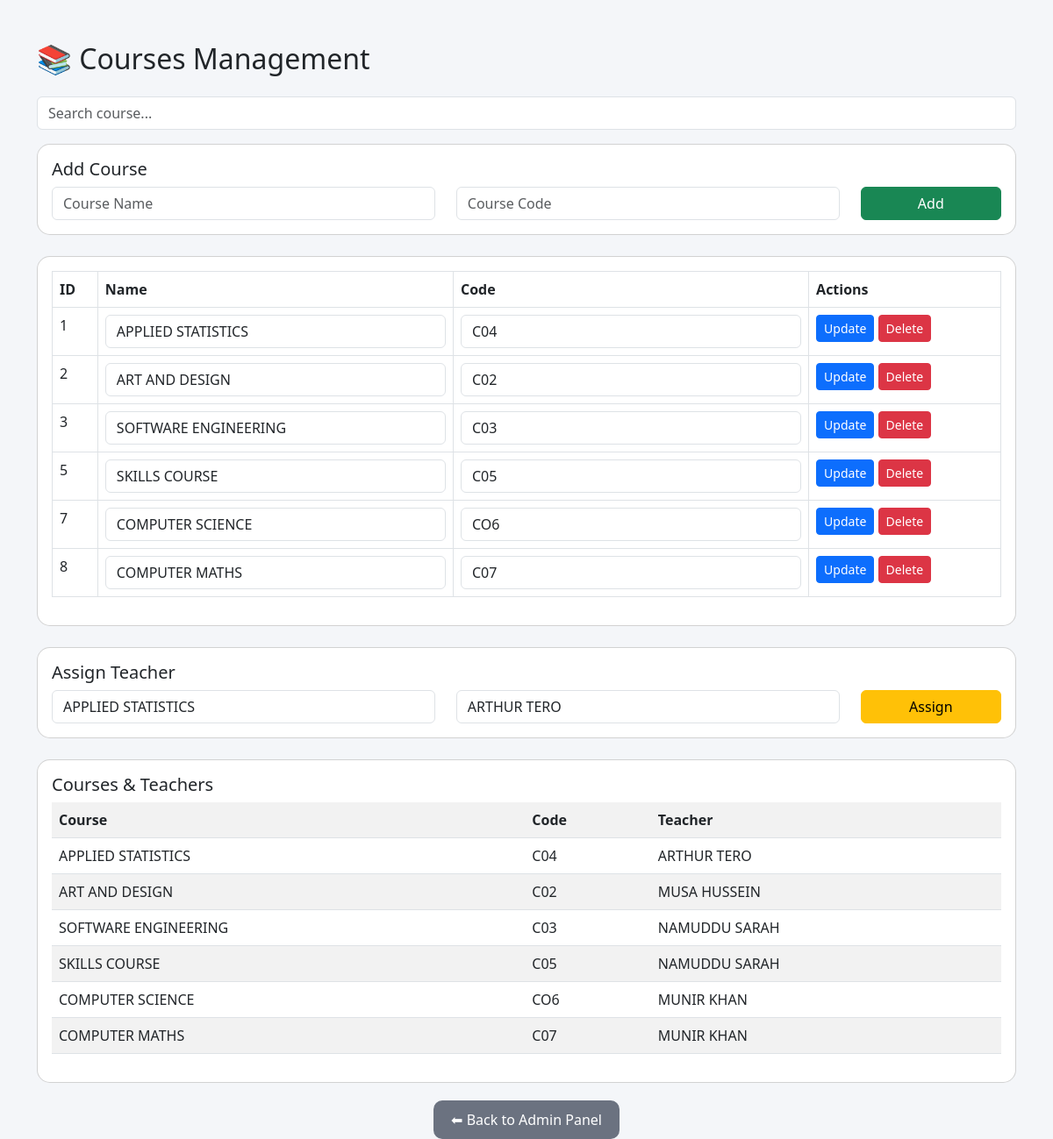
/courses.php, run on the app's committed database.
### tables this page shows
CREATE TABLE `courses` (
  `id` int(11) NOT NULL,
  `course_name` varchar(100) NOT NULL,
  `course_code` varchar(50) DEFAULT NULL,
  `teacher_id` int(11) DEFAULT NULL
);

CREATE TABLE `users` (
  `id` int(11) NOT NULL,
  `name` varchar(100) NOT NULL,
  `email` varchar(100) DEFAULT NULL,
  `password` varchar(255) NOT NULL,
  `role` enum('admin','student','teacher') NOT NULL,
  `created_at` timestamp NOT NULL DEFAULT current_timestamp()
);

### courses.php (the view, shortened to what this page needs)
<?php
include 'config.php';
$search = $_GET['search'] ?? '';
if ($search) {
    $result = $conn->query("SELECT * FROM courses WHERE course_name LIKE '%$search%'");
} else {
    $result = $conn->query("SELECT * FROM courses");
}
$teachers = $conn->query("SELECT * FROM users WHERE role='teacher'");
$course_teacher = $conn->query("
    SELECT c.course_name, c.course_code, u.name AS teacher
    FROM courses c
    LEFT JOIN users u ON c.teacher_id = u.id
");
?>
<!DOCTYPE html>
<html>
<head>
<link href="https://cdn.jsdelivr.net/npm/bootstrap@5.3.0/dist/css/bootstrap.min.css" rel="stylesheet">
</head>
<body>
<div class="container mt-5">
<h2 class="mb-4">📚 Courses Management</h2>
<form method="GET" class="mb-3">
    <input type="text" name="search" class="form-control" placeholder="Search course...">
</form>
<div class="card p-3 mb-4">
<h5>Add Course</h5>
<form method="POST" class="row">
    <div class="col-md-5">
        <input name="course_name" class="form-control" placeholder="Course Name" required>
    </div>
    <div class="col-md-5">
        <input name="course_code" class="form-control" placeholder="Course Code" required>
    </div>
    <div class="col-md-2">
        <button name="add" class="btn btn-success w-100">Add</button>
    </div>
</form>
</div>
<div class="card p-3">
<table class="table table-bordered">
<tr>
<th>ID</th><th>Name</th><th>Code</th><th>Actions</th>
</tr>
<?php if ($result->num_rows > 0): ?>
<?php while($row = $result->fetch_assoc()): ?>
<tr>
<form method="POST">
<td><?= $row['id'] ?></td>
<td>
<input type="text" name="course_name" value="<?= $row['course_name'] ?>" class="form-control">
</td>
<td>
<input type="text" name="course_code" value="<?= $row['course_code'] ?>" class="form-control">
</td>
<td>
<button name="update" class="btn btn-primary btn-sm">Update</button>
<a href="?delete=<?= $row['id'] ?>" class="btn btn-danger btn-sm"
   onclick="return confirm('Are you sure you want to delete this course?')">
   Delete
</a>
</td>
</form>
</tr>
<?php endwhile; ?>
<?php else: ?>
<tr><td colspan="4" class="text-center text-danger">❌ No courses found</td></tr>
<?php endif; ?>
</table>
</div>
<div class="card p-3 mt-4">
<h5>Assign Teacher</h5>
<form method="POST" class="row">
<div class="col-md-5">
<select name="course_id" class="form-control">
<?php
$c = $conn->query("SELECT * FROM courses");
while($course = $c->fetch_assoc()):
?>
<option value="<?= $course['id'] ?>"><?= $course['course_name'] ?></option>
<?php endwhile; ?>
</select>
</div>
<div class="col-md-5">
<select name="teacher_id" class="form-control">
<?php while($t = $teachers->fetch_assoc()): ?>
<option value="<?= $t['id'] ?>"><?= $t['name'] ?></option>
<?php endwhile; ?>
</select>
</div>
<div class="col-md-2">
<button name="assign" class="btn btn-warning w-100">Assign</button>
</div>
</form>
</div>
<div class="card p-3 mt-4">
<h5>Courses & Teachers</h5>
<table class="table table-striped">
<tr><th>Course</th><th>Code</th><th>Teacher</th></tr>
<?php while($ct = $course_teacher->fetch_assoc()): ?>
<tr>
<td><?= $ct['course_name'] ?></td>
<td><?= $ct['course_code'] ?></td>
<td><?= $ct['teacher'] ?? 'Not Assigned' ?></td>
</tr>
<?php endwhile; ?>
</table>
</div>
<div class="text-center">
    <a href="admin.php" class="back-btn">
        ⬅ Back to Admin Panel
    </a>
</div>
</div>
</body>
</html>

### courses.php (style rules this page uses)
body { background:#f4f6f9; font-family:'Segoe UI'; }
.card { border-radius:15px; }
.back-btn { margin-top: 20px; padding: 10px 20px; border-radius: 10px; background: #6b7280; color: white; text-decoration: none; display: inline-block; }

### data on the page
courses: id "1", course_name "APPLIED STATISTICS", course_code "C04", teacher.name "ARTHUR TERO"
courses: id "2", course_name "ART AND DESIGN", course_code "C02", teacher.name "MUSA HUSSEIN"
courses: id "3", course_name "SOFTWARE ENGINEERING", course_code "C03", teacher.name "NAMUDDU SARAH"
courses: id "5", course_name "SKILLS COURSE", course_code "C05", teacher.name "NAMUDDU SARAH"
courses: id "7", course_name "COMPUTER SCIENCE", course_code "CO6", teacher.name "MUNIR KHAN"
courses: id "8", course_name "COMPUTER MATHS", course_code "C07", teacher.name "MUNIR KHAN"

### other printed values
form field course_id "APPLIED STATISTICS"
form field teacher_id "ARTHUR TERO"
